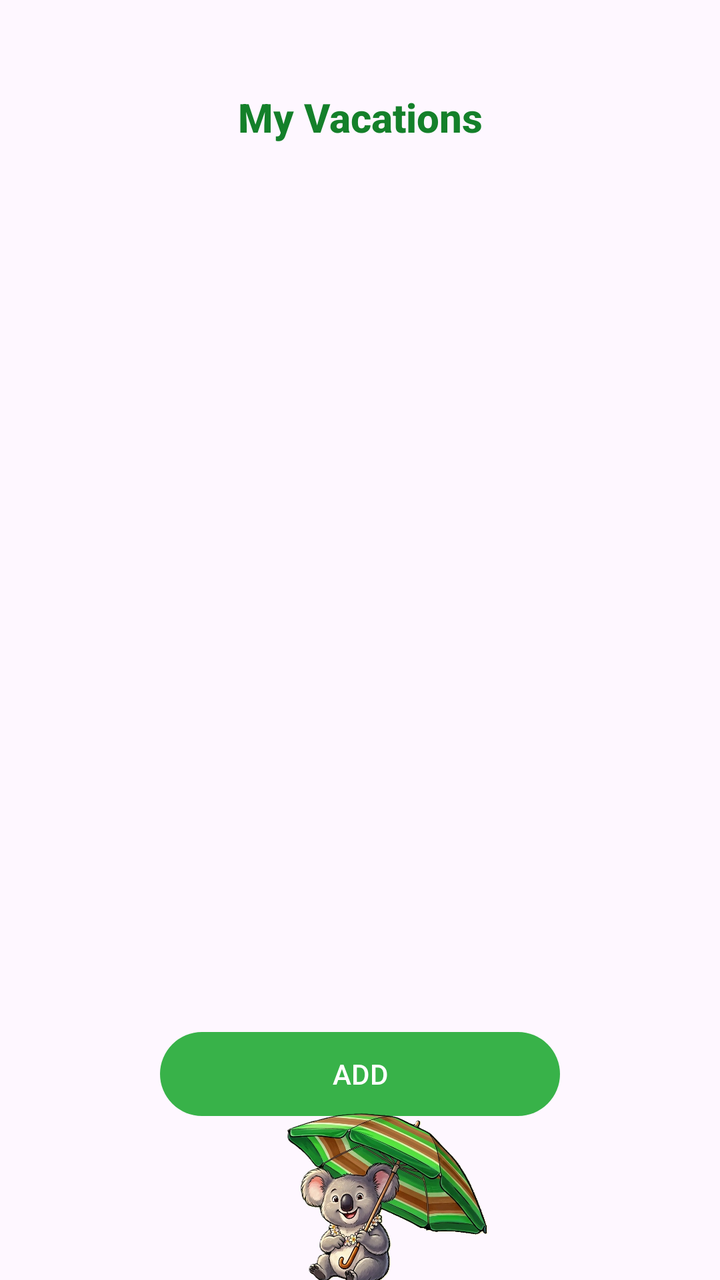
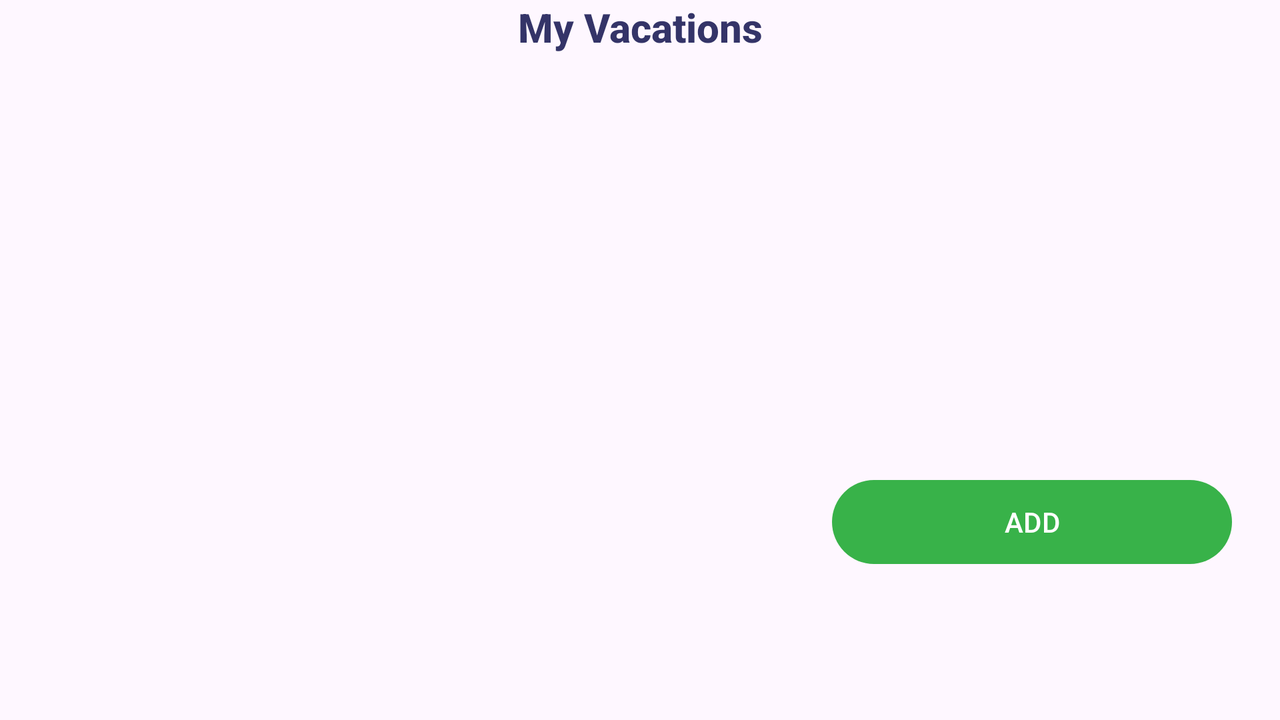

Compare how this app lays out the same screen by default and in its alternative resource folder. The renders come first, then the two layout files and the values they reference.
<!-- AndroidManifest.xml: application theme Theme.D308VacationPlanner -->
<!-- res/layout/activity_my_vacations.xml -->
<?xml version="1.0" encoding="utf-8"?>
<androidx.constraintlayout.widget.ConstraintLayout xmlns:android="http://schemas.android.com/apk/res/android"
    xmlns:app="http://schemas.android.com/apk/res-auto"
    xmlns:tools="http://schemas.android.com/tools"
    android:id="@+id/main"
    android:layout_width="match_parent"
    android:layout_height="match_parent"
    tools:context=".UI.MyVacations">

    <Button
        android:id="@+id/addVacaButton"
        android:layout_width="200dp"
        android:layout_height="50dp"
        android:text="@string/add"
        android:layout_marginTop="20dp"
        app:layout_constraintEnd_toEndOf="parent"
        app:layout_constraintStart_toStartOf="parent"
        app:layout_constraintTop_toBottomOf="@id/vacationRecyclerview" />

    <ImageView
        android:id="@+id/imageView2"
        android:layout_width="200dp"
        android:layout_height="100dp"
        android:contentDescription="@string/TODO"
        app:layout_constraintStart_toStartOf="parent"
        app:layout_constraintEnd_toEndOf="parent"
        app:layout_constraintBottom_toBottomOf="parent"
        app:layout_constraintTop_toBottomOf="@+id/addVacaButton"
        app:srcCompat="@drawable/koala" />

    <androidx.recyclerview.widget.RecyclerView
        android:id="@+id/vacationRecyclerview"
        android:layout_width="409dp"
        android:layout_height="400dp"
        android:layout_margin="20dp"
        tools:layout_editor_absoluteX="1dp"
        tools:layout_editor_absoluteY="1dp"
        app:layout_constraintStart_toStartOf="parent"
        app:layout_constraintEnd_toEndOf="parent"
        app:layout_constraintTop_toBottomOf="@id/textView5"
        />

    <TextView
        android:id="@+id/textView5"
        android:layout_width="wrap_content"
        android:layout_height="wrap_content"
        android:layout_marginTop="45dp"
        android:text="@string/my_vacations"
        android:textAppearance="@style/TextAppearance.AppCompat.Title"
        android:textColor="@color/dark_green"
        android:textStyle="bold"
        app:layout_constraintEnd_toEndOf="parent"
        app:layout_constraintStart_toStartOf="parent"
        app:layout_constraintTop_toTopOf="parent" />
</androidx.constraintlayout.widget.ConstraintLayout>
<!-- resources referenced by this layout -->
<resources>
  <color name="dark_green">#14802A</color>
  <!-- drawable koala: png bitmap (drawable, 578253 bytes) -->
  <string name="TODO">FIXME</string>
  <string name="add">ADD</string>
  <string name="my_vacations">My Vacations</string>
  <style name="Theme.D308VacationPlanner" parent="Base.Theme.D308VacationPlanner" />
  <style name="Base.Theme.D308VacationPlanner" parent="Theme.Material3.DayNight">
          
          
  
  
  
          
          <item name="colorPrimary">@color/green</item>
          <item name="colorPrimaryDark">@color/dark_green</item>
          <item name="colorAccent">@color/green</item>
          <item name="colorPrimaryVariant">@color/dark_green</item>
  
  
          
          <item name="colorSecondary">@color/light_yellow</item>
          <item name="colorSecondaryVariant">@color/gold</item>
  
          <item name="android:statusBarColor">@android:color/transparent</item>
          <item name="android:windowLightStatusBar">true</item>
  
  
          <item name="android:navigationBarColor">@color/green</item>
  
      </style>
  <color name="green">#38b249</color>
  <color name="light_yellow">#FEFADA</color>
  <color name="gold">#e7a600</color>
</resources>
<!-- res/layout-land/activity_my_vacations.xml (the repository's variant of the layout above) -->
<!-- drawn on the phone turned sideways -->
<?xml version="1.0" encoding="utf-8"?>
<androidx.constraintlayout.widget.ConstraintLayout xmlns:android="http://schemas.android.com/apk/res/android"
    xmlns:app="http://schemas.android.com/apk/res-auto"
    xmlns:tools="http://schemas.android.com/tools"
    android:id="@+id/main"
    android:layout_width="match_parent"
    android:layout_height="match_parent"
    tools:context=".UI.MyVacations">

    <TextView
        android:id="@+id/textView5"
        android:layout_width="wrap_content"
        android:layout_height="wrap_content"
        android:text="@string/my_vacations"
        android:textAppearance="@style/TextAppearance.AppCompat.Title"
        android:textColor="#343468"
        android:textStyle="bold"
        app:layout_constraintEnd_toEndOf="parent"
        app:layout_constraintStart_toStartOf="parent"
        app:layout_constraintTop_toTopOf="parent"
        app:layout_constraintVertical_bias="0.1" />

    <androidx.recyclerview.widget.RecyclerView
        android:id="@+id/vacationRecyclerview"
        android:layout_width="409dp"
        android:layout_height="210dp"
        app:layout_constraintEnd_toEndOf="parent"
        app:layout_constraintHorizontal_bias="0.186"
        app:layout_constraintStart_toStartOf="parent"
        app:layout_constraintTop_toBottomOf="@id/textView5" />

    <Button
        android:id="@+id/addVacaButton"
        android:layout_width="200dp"
        android:layout_height="50dp"
        android:text="@string/add"
        app:layout_constraintBottom_toBottomOf="parent"
        app:layout_constraintEnd_toEndOf="parent"
        android:layout_marginBottom="74dp"
        android:layout_marginEnd="24dp"

         />

    <ImageView
        android:id="@+id/imageView2"
        android:layout_width="196dp"
        android:layout_height="131dp"
        android:layout_marginStart="34dp"
        android:contentDescription="@string/TODO"
        android:layout_marginTop="24dp"
        app:layout_constraintEnd_toEndOf="parent"
        app:layout_constraintHorizontal_bias="0.0"
        app:layout_constraintStart_toEndOf="@+id/vacationRecyclerview"
        app:layout_constraintTop_toTopOf="parent"
        app:layout_constraintVertical_bias="0.359"
        app:srcCompat="@drawable/outline_beach_access_24" />

</androidx.constraintlayout.widget.ConstraintLayout>
<!-- resources referenced by the variant -->
<!-- as the phone turned sideways resolves them -->
<resources>
  <string name="TODO">FIXME</string>
  <string name="add">ADD</string>
  <string name="my_vacations">My Vacations</string>
  <style name="Theme.D308VacationPlanner" parent="Base.Theme.D308VacationPlanner" />
  <style name="Base.Theme.D308VacationPlanner" parent="Theme.Material3.DayNight">
          
          
  
  
  
          
          <item name="colorPrimary">@color/green</item>
          <item name="colorPrimaryDark">@color/dark_green</item>
          <item name="colorAccent">@color/green</item>
          <item name="colorPrimaryVariant">@color/dark_green</item>
  
  
          
          <item name="colorSecondary">@color/light_yellow</item>
          <item name="colorSecondaryVariant">@color/gold</item>
  
          <item name="android:statusBarColor">@android:color/transparent</item>
          <item name="android:windowLightStatusBar">true</item>
  
  
          <item name="android:navigationBarColor">@color/green</item>
  
      </style>
  <color name="green">#38b249</color>
  <color name="dark_green">#14802A</color>
  <color name="light_yellow">#FEFADA</color>
  <color name="gold">#e7a600</color>
</resources>
